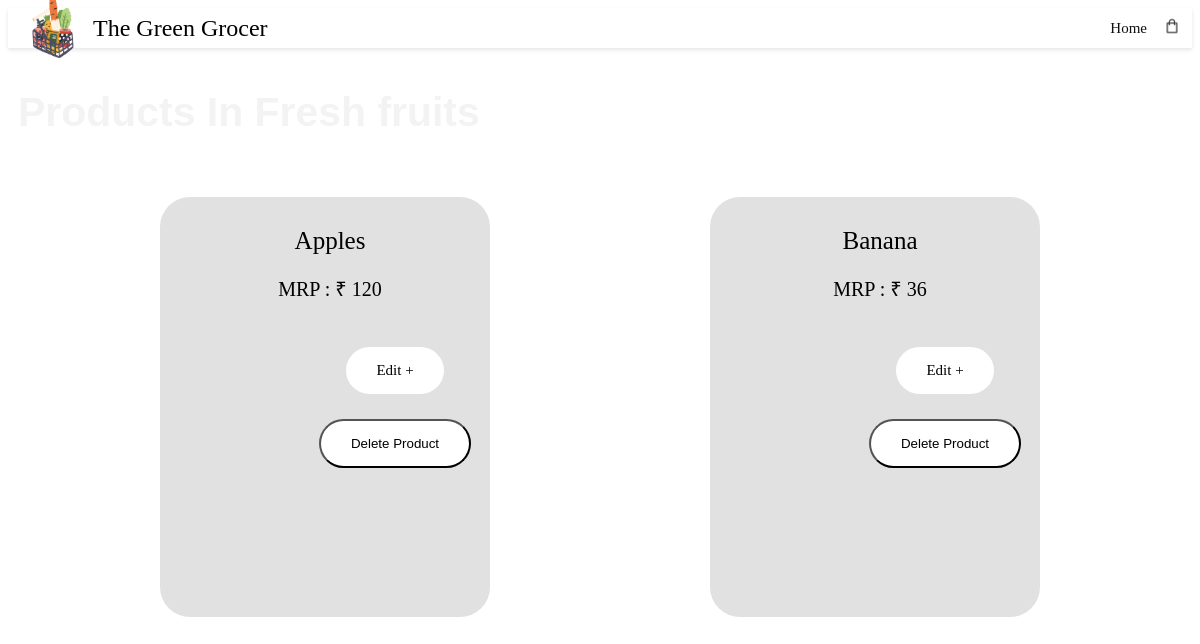
/view_products/4/Fresh fruits, run on the app's committed database.
### app.py (models this page shows)
class Product(db.Model):
    __tablename__ = 'Product'
    ID = db.Column(db.Integer, primary_key=True, autoincrement=True)
    Name = db.Column(db.String(100), nullable=False)
    Category = db.Column(db.String(100))
    Category_ID = db.Column(db.Integer, db.ForeignKey('CategoryT.ID'), nullable=False)
    Price = db.Column(db.Integer, nullable=False)
    Quantity = db.Column(db.Integer, nullable=False)
    Description = db.Column(db.String(255))

### app.py (the view)
@app.route('/view_products/<int:category_id>/<string:category_name>')
def view_products(category_id, category_name):
    category = Category.query.filter_by(ID=category_id).first()
    products = Product.query.filter_by(Category_ID=category_id).all()
    return render_template('view_products.html', category=category, products=products)

### templates/view_products.html (shortened to what this page needs)
<!DOCTYPE html>
<html lang="en">
<head>
    <link rel="stylesheet" href="C:\Users\rosem\OneDrive\Desktop\Michelle\IITM\MAD_proj\css\stylesheet.css">
    <link rel="stylesheet" href="{{ url_for('static', filename='css/stylesheet.css') }}">
  </head>
<body>
  <div class ="navbar">
    <div class ="logo">
      <img src="{{ url_for('static', filename='/images/logo.png') }}"  width ="80px">
    </div>
    <div class="store-name">
         The Green Grocer
    </div>
    <nav>
        <ul>
            <li><a href ="C:\Users\rosem\OneDrive\Desktop\Michelle\IITM\MAD_proj\templates\home.html"> Home </a></li>
        </ul>
    </nav>
    <a href="{{ url_for('view_cart') }}">
      <img src="{{ url_for('static', filename='images/bag.png') }}" width="30px" height="30px">
  </a>
</div>
<div class="fruit-head">
   <h3> Products In {{ category.Name }} </h3>
</div>
<div class="prod-container">
  {% for product in products %}
    <div class="product-block">
      <div>
       <div class="prod-name" > {{ product["Name"] }} </div>
      </div>
      <div>
        <div class="prod-price" >  MRP : &#8377 {{ product["Price"] }} </div>
      </div>
      <a href="{{ url_for('edit_product', product_id=product.ID) }}" class="prod-btn">Edit +</a>
      <div>
        <form action="{{ url_for('delete_product', product_id=product.ID) }}" method="post">
            <button type="submit" class="prod-btn">Delete Product</button>
        </form>
    </div>
    </div>
  {% endfor %}
</div>
</body>
</html>

### static/css/stylesheet.css (style rules this page uses)
* { font-family: sans-serif ; }
.store-name { font-family: 'Times New Roman', Times, serif; font-size: 24px; color: #000000; }
.navbar { display: flex; align-items: center; background-color: rgba(255, 255, 255, 0.7); padding: 5px; height: 30px; box-shadow: 0 2px 4px rgba(0, 0, 0, 0.1); }
nav { flex: 1; text-align: right; }
nav ul { display: inline-block; list-style-type: none; }
nav ul li { display: inline-block; margin-right: 10px; }
a { text-decoration: none; color: #101010; font-family: 'Times New Roman', Times, serif; font-size: 15px; }
.prod-btn { display: inline-block; background-color: #fff; color: #000000; padding: 15px 30px; margin-left: 140px; margin-top: 25px; border-radius: 30px; }
.prod-container { margin: 20px 20px; width: 1000px; display: flex; flex-wrap: wrap; justify-content: space-between; flex-basis: 40%; min-width: 250px; margin-bottom: 30px; max-width: 1080px; margin: auto; padding-left: 65px; padding-right: 65px; }
.product-block { height: 400px; width: calc(40% - 90px ); display:inline-block; padding: 10px; background-color: #10101020; border-radius: 30px; flex-basis: wrap; margin: 20px 60px; text-align: center; align-items: center; }
.fruit-head { font-size: 35px; font-family: 'Times New Roman', Times, serif; color: rgb(244, 243, 243); margin-top: 20px; margin-bottom: 20px; margin-left: 10px; }
.prod-name { font-size: 25px; font-family: 'Times New Roman', Times, serif; color: black; margin-top: 20px; margin-bottom: 20px; margin-left: 10px; }
.prod-price { font-size: 20px; font-family: 'Times New Roman', Times, serif; color: black; margin-top: 20px; margin-bottom: 20px; margin-left: 10px; }

### data on the page
Product: Name "Apples", Price "120"
Product: Name "Banana", Price "36"
